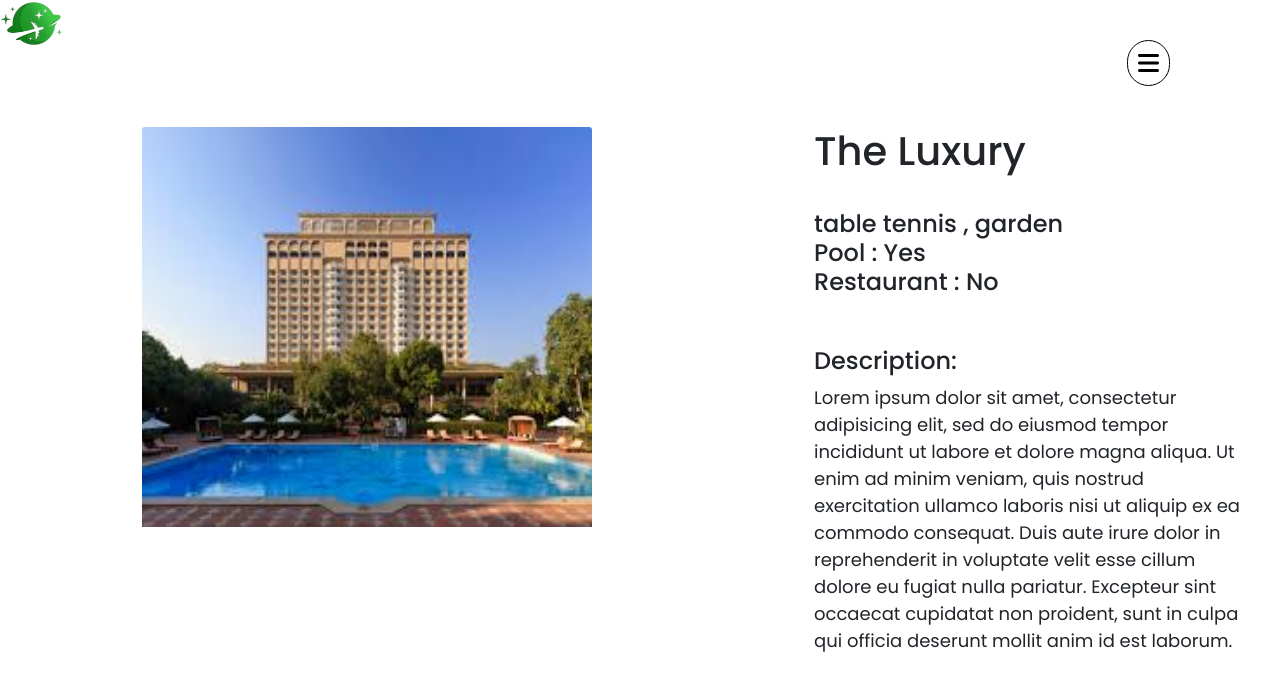
The page /2/allhotel (signed in) on the database its author committed.
### dpsr/models.py (models this page shows, shortened)
class Hotel(db.Model , UserMixin):
    __tablename__ = 'hotel'
    id = db.Column(db.Integer , primary_key = 'True')
    name = db.Column(db.Integer)
    total_rooms = db.Column(db.Integer)
    available_rooms = db.Column(db.Integer)
    picture = db.Column(db.String)
    pool = db.Column(db.String)
    restaurant = db.Column(db.String)
    other = db.Column(db.String)
    location = db.Column(db.String)
    description = db.Column(db.String)
    dates = db.relationship('Hoteldate' , backref = 'hotel' , lazy = 'dynamic')

### dpsr/hotel/views.py (the view)
@hotels.route('/<hotel_id>/allhotel' , methods = ['GET' , 'POST'])
@login_required
def single_hotel(hotel_id):
    hotel = Hotel.query.get_or_404(hotel_id)
    return render_template('single_hotel.htm' , hotel = hotel)

### dpsr/models.py (called while the page is built)
@login_manager.user_loader
def load_user(user_id):
    return User.query.get(user_id)

### dpsr/templates/single_hotel.htm
{%extends 'base.htm'%}
{%block content%}
<div class="container" style="display: flex; flex-direction: row; margin-top: 10%; margin-left: 10%; margin-right: 10%;
height: max-content; margin-bottom: 5%;">
  <img style="height:400px; width:450px;" src="{{url_for('static' , filename = hotel.picture)}}" class="card-img-top" alt="image can't load">
<div style="margin-left: 20%; font-size: large;">
 <h1>{{hotel.name}}</h1> <br>
  <h4>
    {{hotel.other}}<br>
  Pool : {{hotel.pool}}<br>
  Restaurant : {{hotel.restaurant}}<br>
  </h4><br>
  <p>
    <h4>Description:<br></h4>
    {{hotel.description}}
  </p>
  </div>
</div>
{%endblock%}

### dpsr/static/style.css (style rules this page uses)
body { font-family: 'Poppins', sans-serif; }
html { scroll-behavior: smooth; }
* { margin: 0; padding: 0; box-sizing: border-box; }
.container { width: 100%; height: 100vh; position: relative; margin: 0 auto; }

### rows shown on the page
Hotel: picture (picture), name "The Luxury", other "table tennis , garden", pool "Yes", restaurant "No", description "Lorem ipsum dolor sit amet, consectetur adipisicing elit, sed do eiusmod tempor incididunt ut labore et dolore magna aliqua. Ut enim ad minim veniam, quis nostrud exercitation ullamco laboris nisi ut aliquip ex ea commodo consequat. Duis aute irure dolor in reprehenderit in voluptate velit esse cillum dolore eu fugiat nulla pariatur. Excepteur sint occaecat cupidatat non proident, sunt in culpa qui officia deserunt mollit anim id est laborum."
